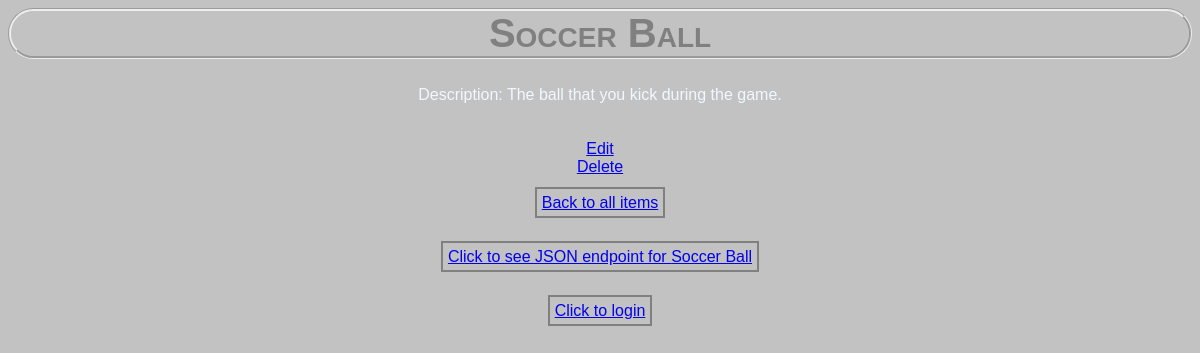
The page /category/1/2/description on the database its author committed.
### database_setup.py (models this page shows, shortened)
class Items(Base):
    __tablename__ = 'items'
    name = Column(String(80), nullable=False)
    id = Column(Integer, primary_key=True)
    description = Column(String(250))
    category_id = Column(Integer, ForeignKey('categories.id'))
    category = relationship(Categories)
    user_id = Column(Integer, ForeignKey('user.id'))
    user = relationship(User)

### application.py (the view)
@app.route('/category/<int:categories_id>/<int:item_id>/description')
def showCategoryItemDescription(categories_id, item_id):
    category = session.query(Categories).filter_by(id=categories_id).one()
    itemToDelete = session.query(Items).filter_by(id=item_id).one()
    return render_template(
        'showCategoryItemDescription.html',
        category=category,
        items=itemToDelete)

### templates/showCategoryItemDescription.html (shortened to what this page needs)
<html>
    <head>
        <link rel=stylesheet type=text/css href="{{url_for('static', filename='styles.css')}}">
    </head>
    <body>
        <h1>{{ items.name }}</h1>
        Description: {{items.description}}
    <a href='{{url_for('editCategoryItem', categories_id = category.id,
    item_id = items.id)}}'> Edit </a>
    <a href='{{url_for('deleteCategoryItem', categories_id = category.id,
    item_id = items.id)}}'> Delete </a>
    <a class="box" href='{{url_for('showCategoryItem', categories_id =
    category.id)}}'> Back to all items </a>
<a class="box" href='{{url_for('CategorySingleItemJSON', categories_id = category.id, item_id = items.id)}}'> Click to see JSON endpoint for {{ items.name }}</a>
    <a class="box" href='{{url_for('showLogin')}}'> Click to login </a>
    </body>
</html>

### static/styles.css (style rules this page uses)
body { font-family: sans-serif; background-color: #c2c2c2; color: aliceblue; text-align: center; }
h1 { color: gray; border-style: groove; border-radius: 50px; font-size: 40px; font-variant: small-caps; }
a.box { padding: 5px; border: 2px solid gray; }

### rows shown on the page
Items: name "Soccer Ball", description "The ball that you kick during the game."
